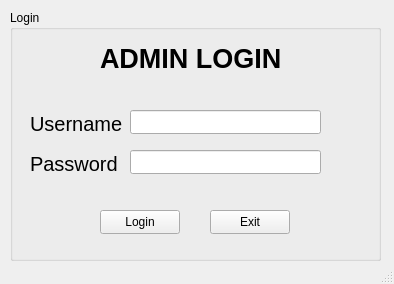
<?xml version="1.0" encoding="UTF-8"?>
<ui version="4.0">
 <class>LoginWindow</class>
 <widget class="QMainWindow" name="LoginWindow">
  <property name="geometry">
   <rect>
    <x>0</x>
    <y>0</y>
    <width>394</width>
    <height>284</height>
   </rect>
  </property>
  <property name="minimumSize">
   <size>
    <width>394</width>
    <height>284</height>
   </size>
  </property>
  <property name="maximumSize">
   <size>
    <width>394</width>
    <height>284</height>
   </size>
  </property>
  <property name="windowTitle">
   <string>MainWindow</string>
  </property>
  <widget class="QWidget" name="centralwidget">
   <widget class="QGroupBox" name="groupBox">
    <property name="geometry">
     <rect>
      <x>10</x>
      <y>10</y>
      <width>371</width>
      <height>251</height>
     </rect>
    </property>
    <property name="minimumSize">
     <size>
      <width>371</width>
      <height>251</height>
     </size>
    </property>
    <property name="maximumSize">
     <size>
      <width>371</width>
      <height>251</height>
     </size>
    </property>
    <property name="title">
     <string>Login</string>
    </property>
    <widget class="QLabel" name="label">
     <property name="geometry">
      <rect>
       <x>90</x>
       <y>30</y>
       <width>185</width>
       <height>36</height>
      </rect>
     </property>
     <property name="font">
      <font>
       <pointsize>20</pointsize>
       <bold>true</bold>
      </font>
     </property>
     <property name="text">
      <string>ADMIN LOGIN</string>
     </property>
    </widget>
    <widget class="QLabel" name="labelUsername">
     <property name="geometry">
      <rect>
       <x>20</x>
       <y>100</y>
       <width>92</width>
       <height>27</height>
      </rect>
     </property>
     <property name="font">
      <font>
       <pointsize>15</pointsize>
      </font>
     </property>
     <property name="text">
      <string>Username:</string>
     </property>
    </widget>
    <widget class="QLabel" name="labelPassword">
     <property name="geometry">
      <rect>
       <x>20</x>
       <y>140</y>
       <width>87</width>
       <height>27</height>
      </rect>
     </property>
     <property name="font">
      <font>
       <pointsize>15</pointsize>
      </font>
     </property>
     <property name="text">
      <string>Password:</string>
     </property>
    </widget>
    <widget class="QLineEdit" name="lineEdit_username">
     <property name="geometry">
      <rect>
       <x>120</x>
       <y>100</y>
       <width>191</width>
       <height>24</height>
      </rect>
     </property>
    </widget>
    <widget class="QLineEdit" name="lineEdit_password">
     <property name="geometry">
      <rect>
       <x>120</x>
       <y>140</y>
       <width>191</width>
       <height>24</height>
      </rect>
     </property>
    </widget>
    <widget class="QPushButton" name="loginButton">
     <property name="geometry">
      <rect>
       <x>90</x>
       <y>200</y>
       <width>80</width>
       <height>24</height>
      </rect>
     </property>
     <property name="text">
      <string>Login</string>
     </property>
    </widget>
    <widget class="QPushButton" name="exitButton">
     <property name="geometry">
      <rect>
       <x>200</x>
       <y>200</y>
       <width>80</width>
       <height>24</height>
      </rect>
     </property>
     <property name="text">
      <string>Exit</string>
     </property>
    </widget>
   </widget>
  </widget>
  <widget class="QStatusBar" name="statusbar"/>
 </widget>
 <resources/>
 <connections/>
</ui>
